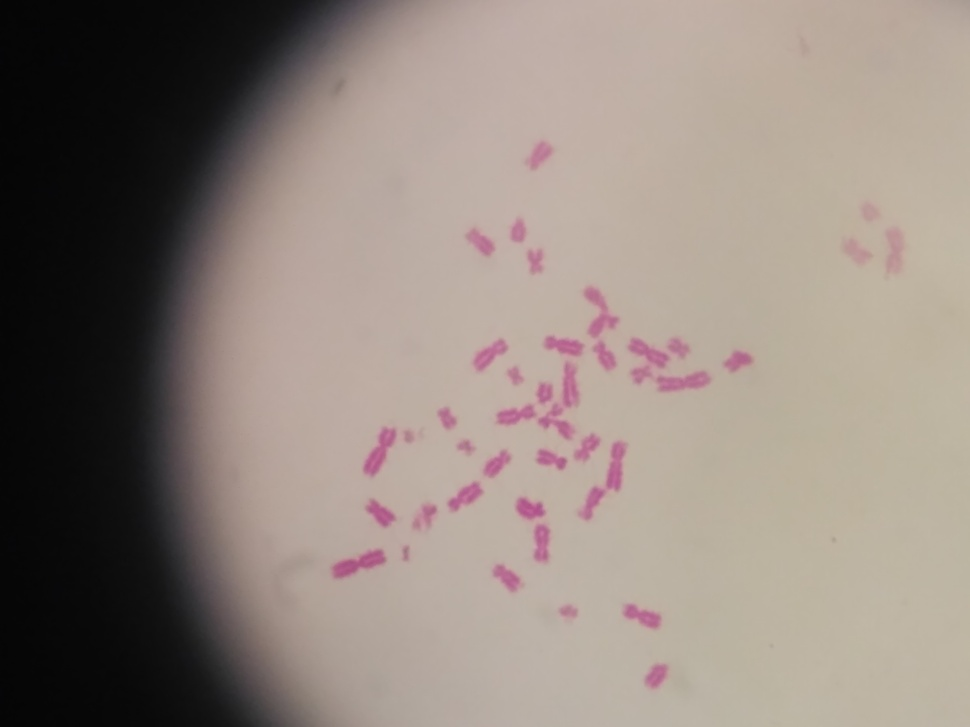
#> input picture image-processing/database/originals/1.jpg, 970 x 727 px, shrunk from 4160 x 3120 before the run; its folder holds only this picture in this run
$ jupyter execute segmentacao.ipynb
#> lines starting #> are read from the running program, lines starting #| are printed output that depends on the picture; after the words box and inside, x2 and y2 are one past the last pixel; in counts of white or black regions, pixels touching at a corner belong together
# Imports

[cell 1]
import cv2
import matplotlib.pyplot as plt
import numpy as np
from pathlib import Path

# Path com imagens originais

[cell 2]
path = Path('database/originals')
files = [file for file in path.iterdir() if file.is_file()]

# Trabalhando com imagens originais

## Segmentação Otsu

[cell 3]
OTSU_path = 'tests/otsu_original'
Path(OTSU_path).mkdir(parents=True, exist_ok=True)

[cell 4]
for file in files:
    image = cv2.imread(str(file), 0)
    name = file.name.split('.')[0]

    _, otsu = cv2.threshold(image, 0, 255,
                            cv2.THRESH_BINARY_INV+cv2.THRESH_OTSU)
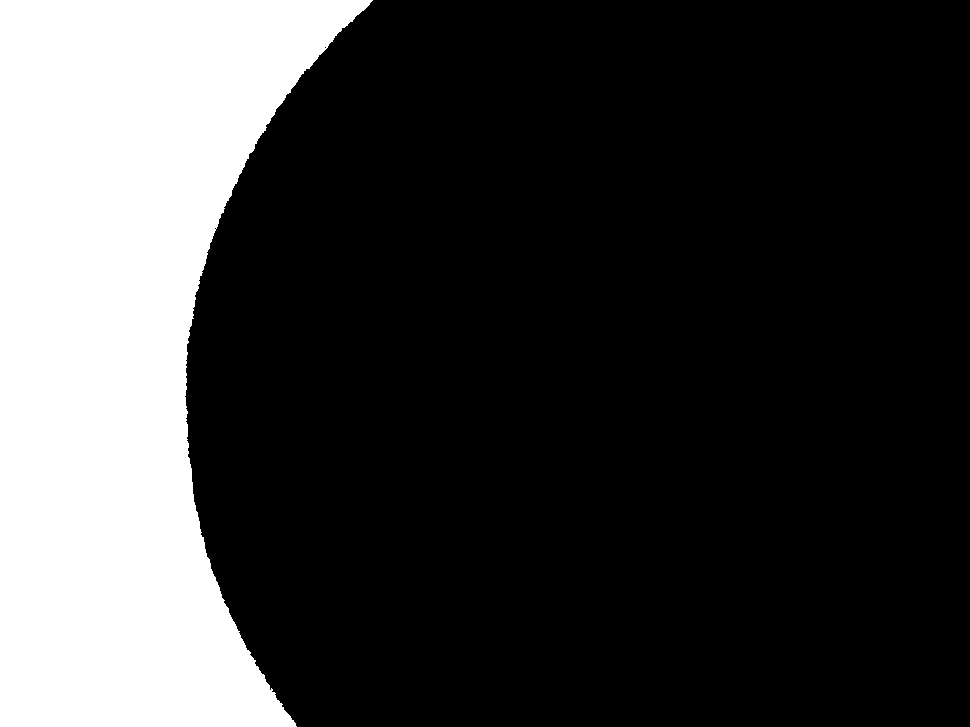
#> otsu: shape (727, 970); 24.1% white; 1 white region, box (x1, y1, x2, y2) and area: (0, 0, 373, 727) 170278

    cv2.imwrite(OTSU_path + '/' + name + '.jpg', otsu)

## Segmentação algoritmo padrão do OpenCv

[cell 5]
SEG_norm = 'tests/segme_original'
Path(SEG_norm).mkdir(parents=True, exist_ok=True)

[cell 6]
for file in files:
    image = cv2.imread(str(file), 0)
    name = file.name.split('.')[0]

    _, thresh = cv2.threshold(image, 127, 255, cv2.THRESH_BINARY_INV)
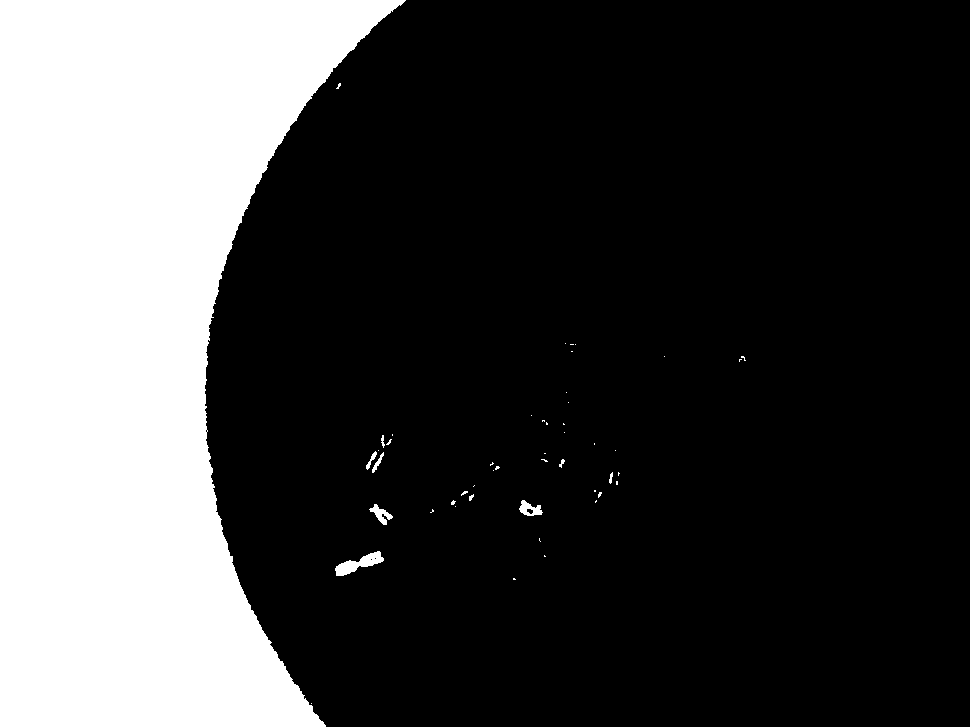
#> thresh: shape (727, 970); 26.7% white; 49 white regions (39 under 20 px), largest, box (x1, y1, x2, y2) and area: (0, 0, 406, 727) 187098, (335, 551, 384, 576) 521, (519, 500, 543, 516) 212

    cv2.imwrite(SEG_norm + '/' + name + '.jpg', thresh)

## Segmentação Adaptativa

[cell 7]
ADAP_path = 'tests/adap_original'
Path(ADAP_path).mkdir(parents=True, exist_ok=True)

[cell 8]
for file in files:
    image = cv2.imread(str(file), 0)
    name = file.name.split('.')[0]

    adap = cv2.adaptiveThreshold(image,255,cv2.ADAPTIVE_THRESH_MEAN_C,\
                                 cv2.THRESH_BINARY_INV,17,3)
#> adap: shape (727, 970); 2.5% white; 251 white regions (201 under 20 px), largest, box (x1, y1, x2, y2) and area: (331, 549, 387, 579) 726, (584, 286, 620, 338) 697, (656, 371, 712, 392) 672

    cv2.imwrite(ADAP_path + '/' + name + '.jpg', adap)

## Segmentação Adaptativa com pós-processamento

[cell 9]
ADAP_path = 'tests/adap_original_pos_processado'
Path(ADAP_path).mkdir(parents=True, exist_ok=True)

[cell 10]
for file in files:
    image = cv2.imread(str(file), 0)
    name = file.name.split('.')[0]

    adap = cv2.adaptiveThreshold(image,255,cv2.ADAPTIVE_THRESH_MEAN_C,\
                                 cv2.THRESH_BINARY_INV,17,3)

    kernel = np.ones((11, 11), np.uint8)
    adap = cv2.dilate(adap, kernel, iterations=1)
#> adap: shape (727, 970); 9.6% white; 135 white regions, largest, box (x1, y1, x2, y2) and area: (490, 281, 633, 526) 13036, (622, 333, 717, 397) 4304, (407, 444, 517, 536) 3398

    kernel = np.ones((5,5), np.uint8)
    adap = cv2.erode(adap, kernel, iterations=1)
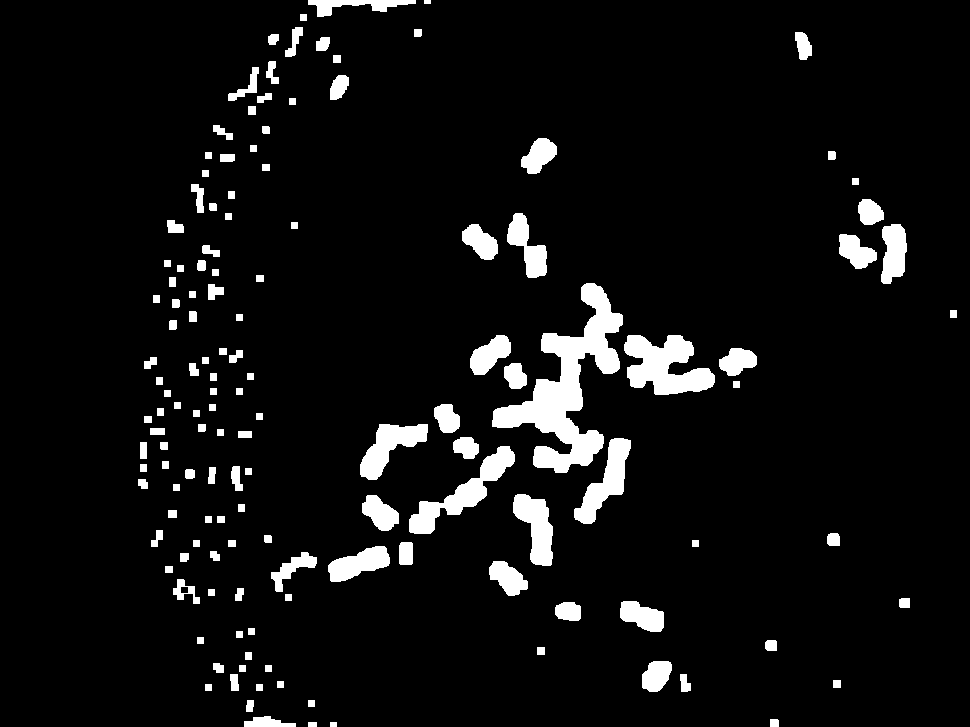
#> adap: shape (727, 970); 6.5% white; 141 white regions

    cnts,_ = cv2.findContours(adap, 1, 2)
#> cnts = 142 contours, 1 with area under 20; largest, box (x1, y1, x2, y2) and area: (492, 283, 623, 473) 8070, (624, 335, 715, 395) 3222, (409, 446, 515, 534) 2392, (574, 438, 631, 524) 1827, (360, 424, 428, 480) 1700

    cp = image.copy()
    adap_cp = adap.copy()

    for cnt in cnts:
        area = cv2.contourArea(cnt)

        if area < 500:
            rect = cv2.minAreaRect(cnt)
            box = cv2.boxPoints(rect)
            box = np.int0(box)
            cp = cv2.drawContours(cp, [box], 0, (0,0,255), 2)
            adap_cp = cv2.drawContours(adap_cp, [box],-1,(0,0,0), thickness=-1)
#> this loop made 142 passes
#> (cnt, area, rect, box) on passes 1, 2, 5: ([[330, 722], [330, 726], [336, 726], [336, 722]], 24, ((333, 724), (4, 6), -90), [[336, 726], [330, 726], [330, 722], [336, 722]]), ([[308, 722], [308, 726], [316, 726], [316, 722]], 32, ((312, 724), (4, 8), -90), [[316, 726], [308, 726], [308, 722], [316, 722]]), ([[308, 700], [308, 706], [314, 706], [314, 700]], 36, ((311, 703), (6, 6), -90), [[314, 706], [308, 706], [308, 700], [314, 700]])
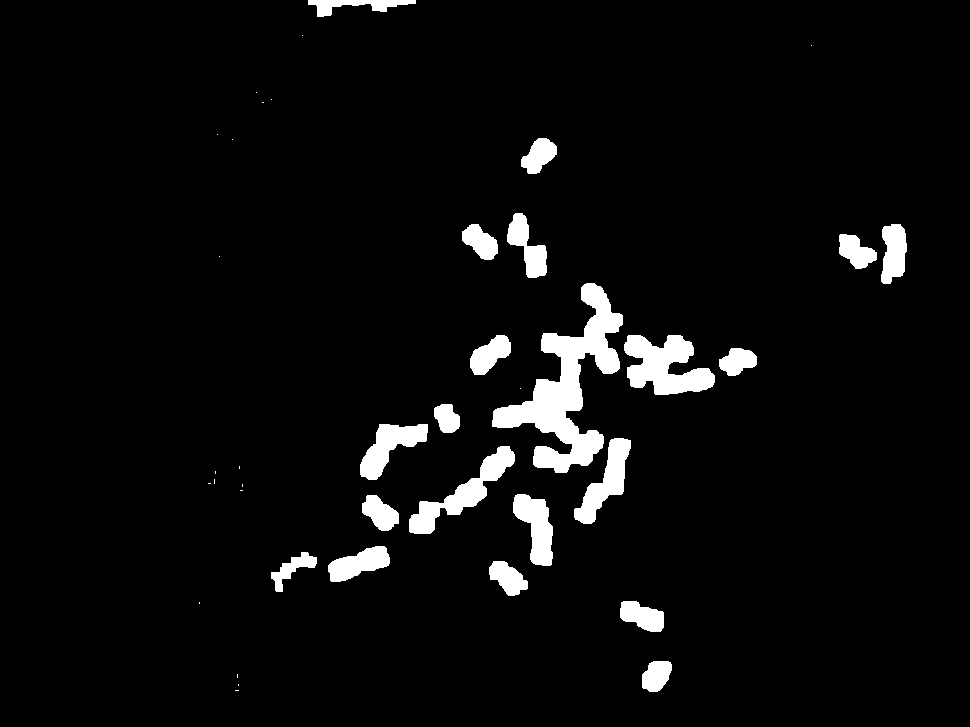
#> adap_cp: shape (727, 970); 4.7% white; 40 white regions (19 under 20 px), largest, box (x1, y1, x2, y2) and area: (492, 283, 623, 473) 8477, (624, 335, 715, 395) 3400, (409, 446, 515, 534) 2554
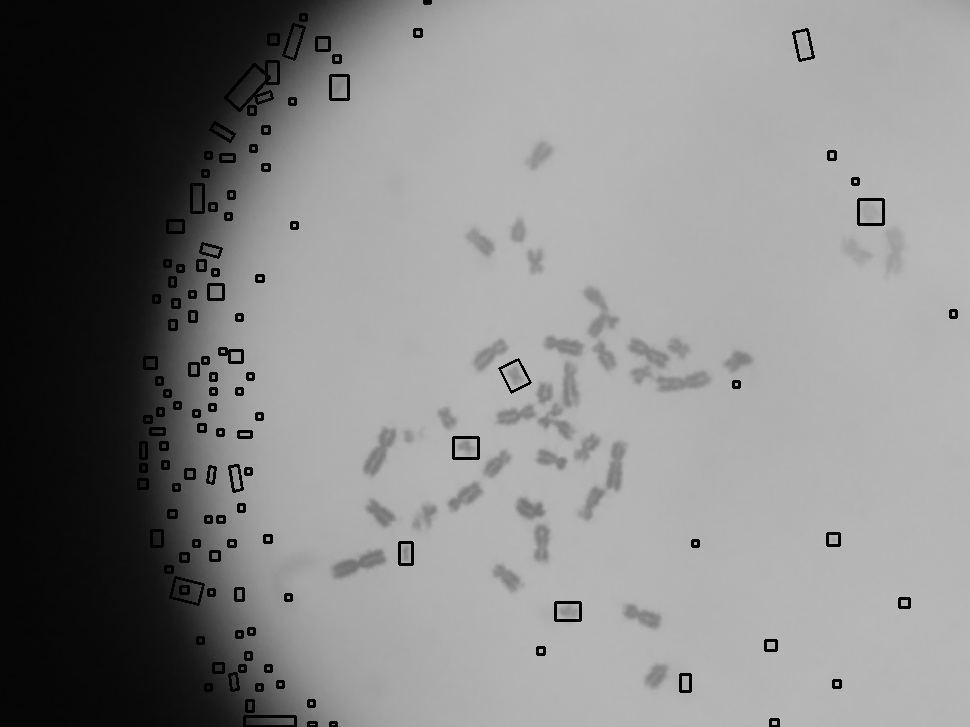
#> cp: shape (727, 970); min 0, max 185, mean 133.6

    cv2.imwrite(ADAP_path + '/' + name + '.jpg', adap_cp)
#     cv2.imwrite(ADAP_path + '/cp_' + name + '.jpg', cp)

$ run again, on image-processing/database/originals/17.jpg
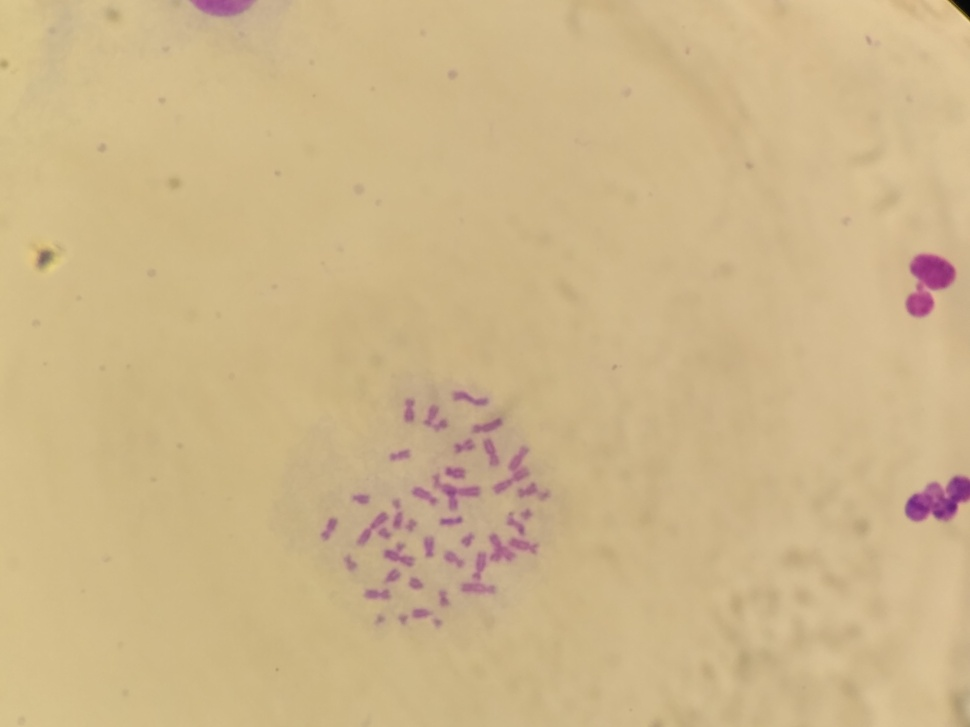
#> input picture image-processing/database/originals/17.jpg, 970 x 727 px, shrunk from 4160 x 3120 before the run
#> otsu: shape (727, 970); 2% white; 44 white regions (3 under 20 px), largest, box (x1, y1, x2, y2) and area: (905, 475, 970, 522) 1991, (906, 254, 956, 317) 1908, (190, 0, 256, 17) 800
#> thresh: shape (727, 970); 0.85% white; 78 white regions (41 under 20 px), largest, box (x1, y1, x2, y2) and area: (906, 477, 970, 520) 1633, (911, 255, 955, 289) 1054, (196, 0, 249, 14) 475
#> cnts = 320 contours; largest, box (x1, y1, x2, y2) and area: (312, 366, 570, 648) 31674, (710, 586, 782, 685) 2842, (902, 473, 970, 558) 2806, (903, 251, 959, 320) 2530, (169, 0, 294, 56) 1974
#> the loop `for cnt in cnts:` made 320 passes
#> (cnt, area, rect, box) on passes 3, 14, 15: ([[835, 714], [835, 721], [841, 721], [841, 714]], 42, ((838, 717.5), (7, 6), -90), [[841, 721], [835, 721], [835, 714], [841, 714]]), ([[553, 685], [553, 691], [560, 691], [560, 685]], 42, ((556.5, 688), (6, 7), -90), [[560, 691], [553, 691], [553, 685], [560, 685]]), ([[359, 685], [359, 692], [366, 692], [366, 685]], 49, ((362.5, 688.5), (7, 7), -90), [[366, 692], [359, 692], [359, 685], [366, 685]])
#> after the loop `for cnt in cnts:`:
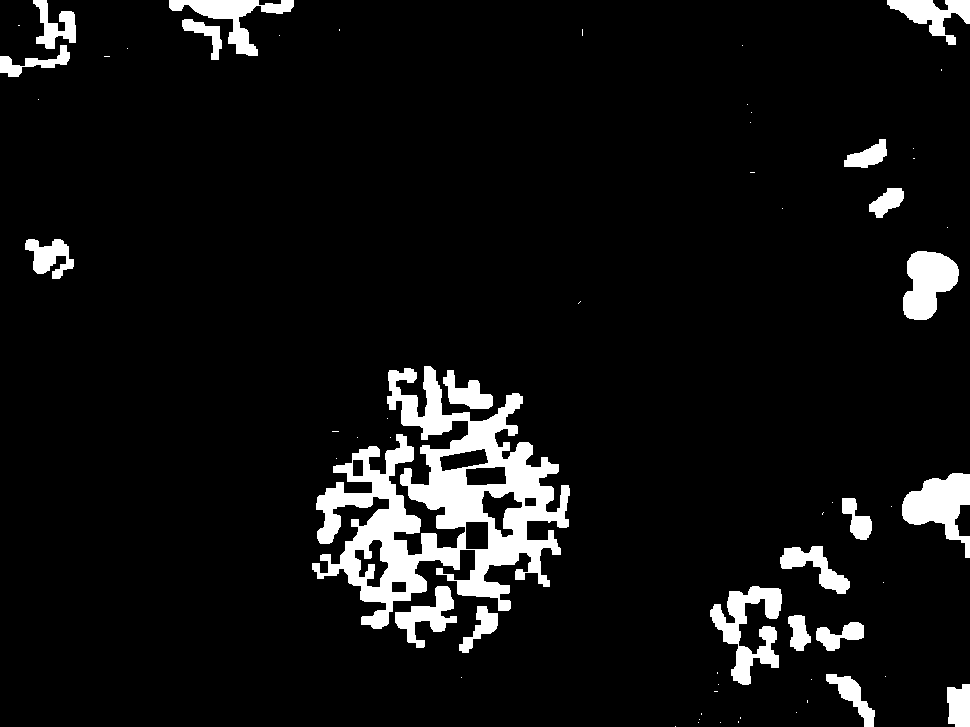
#> adap_cp: shape (727, 970); 7.3% white; 63 white regions (42 under 20 px), largest, box (x1, y1, x2, y2) and area: (312, 366, 570, 629) 25959, (710, 586, 782, 685) 3119, (902, 473, 970, 558) 2954
#> after the loop `for cnt in cnts:`:
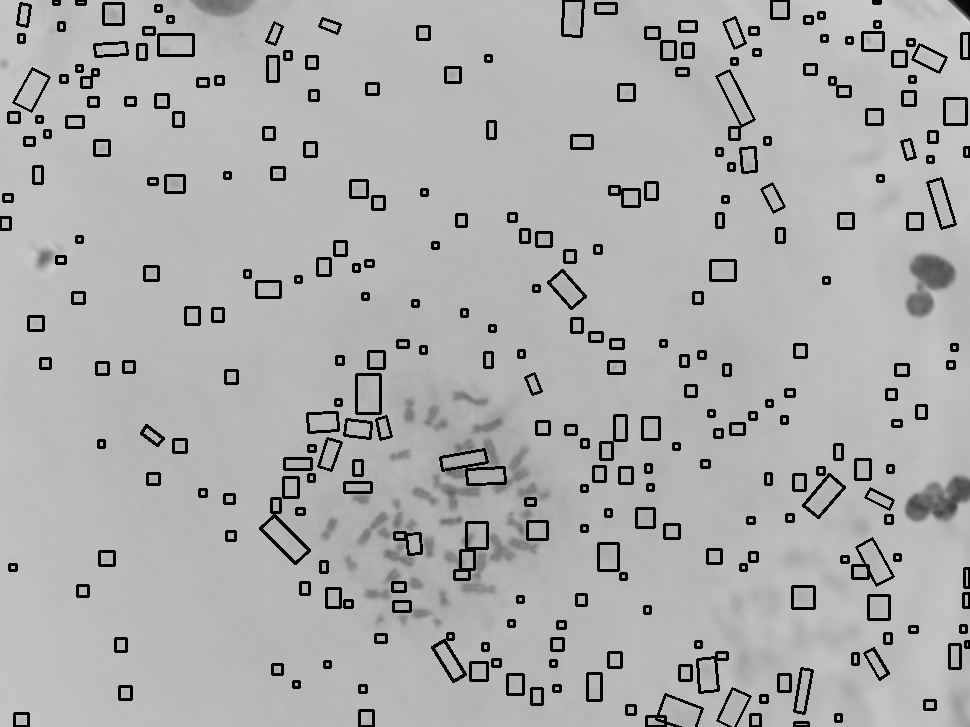
#> cp: shape (727, 970); min 0, max 212, mean 172.5
